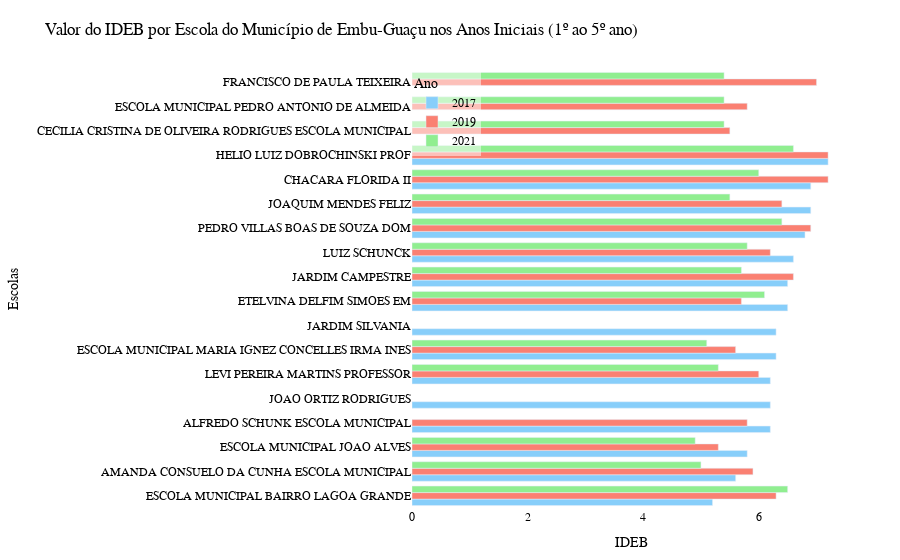

This figure's notebook cell:
### Code cell
import plotly.graph_objects as go

# Filtrando os dados por ciclo AI e ano de 2017
df_2017 = df_ideb_por_escola_embu_guacu[(df_ideb_por_escola_embu_guacu['ano'] == 2017) & (df_ideb_por_escola_embu_guacu['ciclo'] == 'AI')]

# Filtrando os dados por ciclo AI e ano de 2019
df_2019 = df_ideb_por_escola_embu_guacu[(df_ideb_por_escola_embu_guacu['ano'] == 2019) & (df_ideb_por_escola_embu_guacu['ciclo'] == 'AI')]

# Filtrando os dados por ciclo AI e ano de 2021
df_2021 = df_ideb_por_escola_embu_guacu[(df_ideb_por_escola_embu_guacu['ano'] == 2021) & (df_ideb_por_escola_embu_guacu['ciclo'] == 'AI')]

# Ordenando os dados pelo IDEB
df_2017 = df_2017.sort_values(by='ideb', ascending=True)
df_2019 = df_2019.sort_values(by='ideb', ascending=True)
df_2021 = df_2021.sort_values(by='ideb', ascending=True)

# Criando o gráfico de barras
fig = go.Figure()

# Adicionando barras para o ano de 2017
fig.add_trace(go.Bar(x=df_2017['ideb'], y=df_2017['nome_escola'],
                     name='2017', orientation='h', marker_color='lightskyblue'))

# Adicionando barras para o ano de 2019
fig.add_trace(go.Bar(x=df_2019['ideb'], y=df_2019['nome_escola'],
                     name='2019', orientation='h', marker_color='salmon'))

# Adicionando barras para o ano de 2021
fig.add_trace(go.Bar(x=df_2021['ideb'], y=df_2021['nome_escola'],
                     name='2021', orientation='h', marker_color='lightgreen'))

# Personalizando o layout do gráfico
fig.update_layout(title='Valor do IDEB por Escola do Município de Embu-Guaçu nos Anos Iniciais (1º ao 5º ano)',
                  xaxis_title='IDEB',
                  yaxis_title='Escolas',
                  legend_title='Ano',
                  barmode='group',
                  plot_bgcolor='rgba(0,0,0,0)',  # Fundo transparente
                  font=dict(family='Arial', size=12, color='black'),  # Estilo da fonte
                  legend=dict(x=0, y=1.0, bgcolor='rgba(255,255,255,0.5)'),  # Posição e estilo da legenda
                  margin=dict(l=150, r=50, t=70, b=50),  # Margens do gráfico
                  )

# Exibindo o gráfico
fig.show()

### Figure 1 — Plotly figure (JSON) as saved in the notebook; plotly's stock layout.template omitted (floating-point values rounded to 4 significant figures)
{"data": [{"marker": {"color": "lightskyblue"}, "name": "2017", "orientation": "h", "type": "bar", "x": [5.2, 5.6, 5.8, 6.2, 6.2, 6.2, 6.3, 6.3, 6.5, 6.5, 6.6, 6.8, 6.9, 6.9, 7.2], "y": ["ESCOLA MUNICIPAL BAIRRO LAGOA GRANDE", "AMANDA CONSUELO DA CUNHA ESCOLA MUNICIPAL", "ESCOLA MUNICIPAL JOAO ALVES", "ALFREDO SCHUNK ESCOLA MUNICIPAL", "JOAO ORTIZ RODRIGUES", "LEVI PEREIRA MARTINS PROFESSOR", "ESCOLA MUNICIPAL MARIA IGNEZ CONCELLES IRMA INES", "JARDIM SILVANIA", "ETELVINA DELFIM SIMOES EM", "JARDIM CAMPESTRE", "LUIZ SCHUNCK", "PEDRO VILLAS BOAS DE SOUZA DOM", "JOAQUIM MENDES FELIZ", "CHACARA FLORIDA II", "HELIO LUIZ DOBROCHINSKI PROF"]}, {"marker": {"color": "salmon"}, "name": "2019", "orientation": "h", "type": "bar", "x": [5.3, 5.5, 5.6, 5.7, 5.8, 5.8, 5.9, 6, 6.2, 6.3, 6.4, 6.6, 6.9, 7, 7.2, 7.2], "y": ["ESCOLA MUNICIPAL JOAO ALVES", "CECILIA CRISTINA DE OLIVEIRA RODRIGUES ESCOLA MUNICIPAL", "ESCOLA MUNICIPAL MARIA IGNEZ CONCELLES IRMA INES", "ETELVINA DELFIM SIMOES EM", "ALFREDO SCHUNK ESCOLA MUNICIPAL", "ESCOLA MUNICIPAL PEDRO ANTONIO DE ALMEIDA", "AMANDA CONSUELO DA CUNHA ESCOLA MUNICIPAL", "LEVI PEREIRA MARTINS PROFESSOR", "LUIZ SCHUNCK", "ESCOLA MUNICIPAL BAIRRO LAGOA GRANDE", "JOAQUIM MENDES FELIZ", "JARDIM CAMPESTRE", "PEDRO VILLAS BOAS DE SOUZA DOM", "FRANCISCO DE PAULA TEIXEIRA", "HELIO LUIZ DOBROCHINSKI PROF", "CHACARA FLORIDA II"]}, {"marker": {"color": "lightgreen"}, "name": "2021", "orientation": "h", "type": "bar", "x": [4.9, 5, 5.1, 5.3, 5.4, 5.4, 5.4, 5.5, 5.7, 5.8, 6, 6.1, 6.4, 6.5, 6.6], "y": ["ESCOLA MUNICIPAL JOAO ALVES", "AMANDA CONSUELO DA CUNHA ESCOLA MUNICIPAL", "ESCOLA MUNICIPAL MARIA IGNEZ CONCELLES IRMA INES", "LEVI PEREIRA MARTINS PROFESSOR", "ESCOLA MUNICIPAL PEDRO ANTONIO DE ALMEIDA", "CECILIA CRISTINA DE OLIVEIRA RODRIGUES ESCOLA MUNICIPAL", "FRANCISCO DE PAULA TEIXEIRA", "JOAQUIM MENDES FELIZ", "JARDIM CAMPESTRE", "LUIZ SCHUNCK", "CHACARA FLORIDA II", "ETELVINA DELFIM SIMOES EM", "PEDRO VILLAS BOAS DE SOUZA DOM", "ESCOLA MUNICIPAL BAIRRO LAGOA GRANDE", "HELIO LUIZ DOBROCHINSKI PROF"]}], "layout": {"barmode": "group", "font": {"color": "black", "family": "Arial", "size": 12}, "legend": {"bgcolor": "rgba(255,255,255,0.5)", "title": {"text": "Ano"}, "x": 0, "y": 1}, "margin": {"b": 50, "l": 150, "r": 50, "t": 70}, "plot_bgcolor": "rgba(0,0,0,0)", "title": {"text": "Valor do IDEB por Escola do Município de Embu-Guaçu nos Anos Iniciais (1º ao 5º ano)"}, "xaxis": {"title": {"text": "IDEB"}}, "yaxis": {"title": {"text": "Escolas"}}}}
